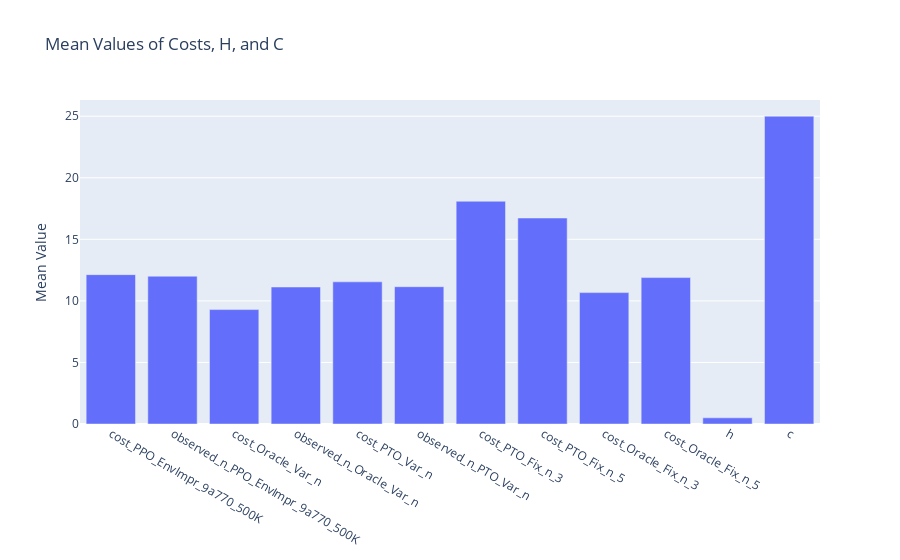
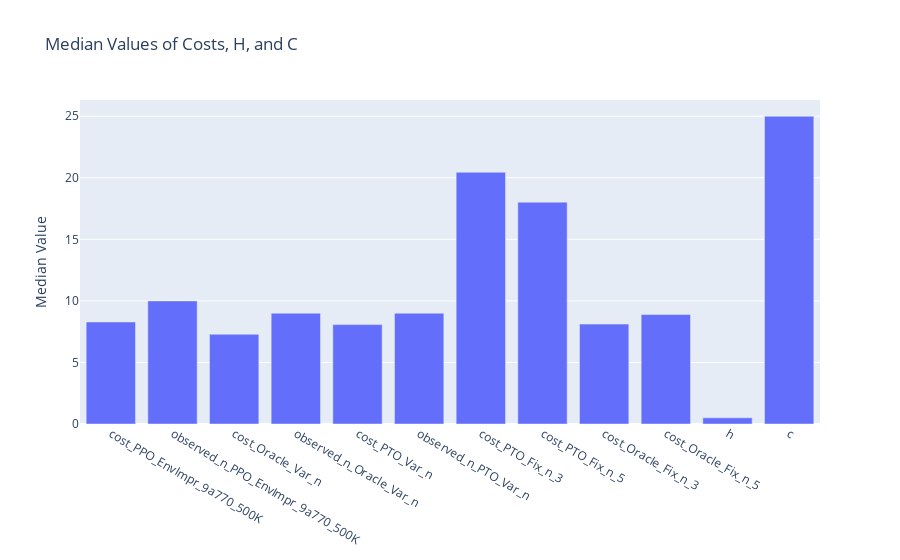

Notebook cell for these charts, in order:
### Markdown cell above
## Visualize Results

### Code cell
import plotly.graph_objects as go

# columns_to_visualize = [x for x in test_df.columns if 'cost' in x or 'observe' in x]

# Calculate means
means = test_df[columns_to_visualize + ['h', 'c']].mean()

# Plot
fig = go.Figure(data=[go.Bar(x=means.index, y=means.values)])
fig.update_layout(title="Mean Values of Costs, H, and C", yaxis_title="Mean Value")
fig.show()

# Calculate medians
medians = test_df[columns_to_visualize + ['h', 'c']].median()

# Plot
fig = go.Figure(data=[go.Bar(x=medians.index, y=medians.values)])
fig.update_layout(title="Median Values of Costs, H, and C", yaxis_title="Median Value")
fig.show()

# Create a dataframe with two rows: one for means and one for medians
summary_df = pd.DataFrame({'Mean': means, 'Median': medians}).T
summary_df.head()

### Figure 1 — Plotly figure (JSON) as saved in the notebook; plotly's stock layout.template omitted (floating-point values rounded to 4 significant figures)
{"data": [{"type": "bar", "x": ["cost_PPO_EnvImpr_9a770_500K", "observed_n_PPO_EnvImpr_9a770_500K", "cost_Oracle_Var_n", "observed_n_Oracle_Var_n", "cost_PTO_Var_n", "observed_n_PTO_Var_n", "cost_PTO_Fix_n_3", "cost_PTO_Fix_n_5", "cost_Oracle_Fix_n_3", "cost_Oracle_Fix_n_5", "h", "c"], "y": [12.13, 12.01, 9.294, 11.13, 11.55, 11.15, 18.09, 16.73, 10.67, 11.89, 0.5, 25.0]}], "layout": {"title": {"text": "Mean Values of Costs, H, and C"}, "yaxis": {"title": {"text": "Mean Value"}}}}

### Figure 2 — Plotly figure (JSON) as saved in the notebook; plotly's stock layout.template omitted (floating-point values rounded to 4 significant figures)
{"data": [{"type": "bar", "x": ["cost_PPO_EnvImpr_9a770_500K", "observed_n_PPO_EnvImpr_9a770_500K", "cost_Oracle_Var_n", "observed_n_Oracle_Var_n", "cost_PTO_Var_n", "observed_n_PTO_Var_n", "cost_PTO_Fix_n_3", "cost_PTO_Fix_n_5", "cost_Oracle_Fix_n_3", "cost_Oracle_Fix_n_5", "h", "c"], "y": [8.286, 10.0, 7.291, 9.0, 8.072, 9.0, 20.44, 18.02, 8.114, 8.889, 0.5, 25.0]}], "layout": {"title": {"text": "Median Values of Costs, H, and C"}, "yaxis": {"title": {"text": "Median Value"}}}}
